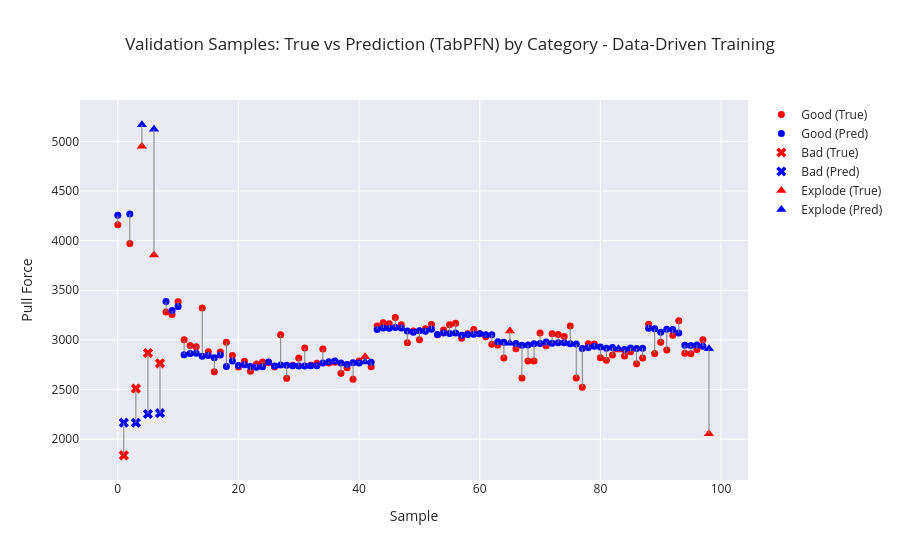

Notebook source saved alongside this figure:
### Markdown cell above
# Check Validation Data

### Code cell
# Category array (must be aligned with y_dev)
categories = dev_df.groupby("Sample ID")["Category"].first().values

plot_visualizer(
    true_vals=y_dev,
    pred_vals=predictions,
    categories=categories,
    title=f"Validation Samples: True vs Prediction ({model}) by Category - Data-Driven Training"
)

### Figure 1 — Plotly figure (JSON) as saved in the notebook; plotly's stock layout.template omitted (floating-point values rounded to 4 significant figures)
{"data": [{"marker": {"color": "red", "size": 7, "symbol": "circle"}, "mode": "markers", "name": "Good (True)", "type": "scatter", "x": [0, 2, 8, 9, 10, 11, 12, 13, 14, 15, 16, 17, 18, 19, 20, 21, 22, 23, 24, 25, 26, 27, 28, 29, 30, 31, 32, 33, 34, 35, 36, 37, 38, 39, 40, 42, 43, 44, 45, 46, 47, 48, 49, 50, 51, 52, 53, 54, 55, 56, 57, 58, 59, 60, 61, 62, 63, 64, 66, 67, 68, 69, 70, 71, 72, 73, 74, 75, 76, 77, 78, 79, 80, 81, 82, 84, 85, 86, 87, 88, 89, 90, 91, 92, 93, 94, 95, 96, 97], "y": [4161.0, 3970.0, 3281.0, 3256.0, 3385.0, 3002.0, 2944.0, 2932.0, 3321.0, 2882.0, 2679.0, 2877.0, 2976.0, 2843.0, 2727.0, 2784.0, 2683.0, 2758.0, 2778.0, 2770.0, 2726.0, 3052.0, 2614.0, 2744.0, 2816.0, 2919.0, 2744.0, 2765.0, 2909.0, 2766.0, 2775.0, 2665.0, 2720.0, 2604.0, 2787.0, 2730.0, 3141.0, 3173.0, 3163.0, 3227.0, 3152.0, 2970.0, 3089.0, 3002.0, 3113.0, 3156.0, 3051.0, 3099.0, 3153.0, 3169.0, 3017.0, 3061.0, 3105.0, 3062.0, 3031.0, 2956.0, 2948.0, 2818.0, 2910.0, 2617.0, 2787.0, 2788.0, 3070.0, 2940.0, 3061.0, 3054.0, 3033.0, 3139.0, 2617.0, 2522.0, 2961.0, 2958.0, 2821.0, 2796.0, 2849.0, 2837.0, 2880.0, 2760.0, 2818.0, 3159.0, 2864.0, 2977.0, 2898.0, 3048.0, 3193.0, 2866.0, 2861.0, 2903.0, 3001.0]}, {"marker": {"color": "blue", "size": 7, "symbol": "circle"}, "mode": "markers", "name": "Good (Pred)", "type": "scatter", "x": [0, 2, 8, 9, 10, 11, 12, 13, 14, 15, 16, 17, 18, 19, 20, 21, 22, 23, 24, 25, 26, 27, 28, 29, 30, 31, 32, 33, 34, 35, 36, 37, 38, 39, 40, 42, 43, 44, 45, 46, 47, 48, 49, 50, 51, 52, 53, 54, 55, 56, 57, 58, 59, 60, 61, 62, 63, 64, 66, 67, 68, 69, 70, 71, 72, 73, 74, 75, 76, 77, 78, 79, 80, 81, 82, 84, 85, 86, 87, 88, 89, 90, 91, 92, 93, 94, 95, 96, 97], "y": [4255.0, 4270.0, 3386.0, 3295.0, 3337.0, 2851.0, 2863.0, 2866.0, 2836.0, 2843.0, 2820.0, 2849.0, 2733.0, 2787.0, 2742.0, 2749.0, 2731.0, 2724.0, 2730.0, 2777.0, 2737.0, 2748.0, 2745.0, 2741.0, 2737.0, 2737.0, 2739.0, 2741.0, 2767.0, 2779.0, 2788.0, 2767.0, 2752.0, 2771.0, 2767.0, 2775.0, 3106.0, 3120.0, 3118.0, 3125.0, 3121.0, 3090.0, 3077.0, 3092.0, 3086.0, 3107.0, 3055.0, 3071.0, 3064.0, 3069.0, 3046.0, 3055.0, 3057.0, 3062.0, 3052.0, 3051.0, 2981.0, 2975.0, 2963.0, 2945.0, 2948.0, 2962.0, 2963.0, 2979.0, 2966.0, 2970.0, 2972.0, 2960.0, 2958.0, 2914.0, 2923.0, 2935.0, 2928.0, 2916.0, 2924.0, 2904.0, 2920.0, 2913.0, 2917.0, 3118.0, 3112.0, 3078.0, 3108.0, 3105.0, 3070.0, 2945.0, 2942.0, 2948.0, 2937.0]}, {"marker": {"color": "red", "size": 9, "symbol": "x"}, "mode": "markers", "name": "Bad (True)", "type": "scatter", "x": [1, 3, 5, 7], "y": [1836.0, 2510.0, 2867.0, 2764.0]}, {"marker": {"color": "blue", "size": 9, "symbol": "x"}, "mode": "markers", "name": "Bad (Pred)", "type": "scatter", "x": [1, 3, 5, 7], "y": [2166.0, 2165.0, 2254.0, 2262.0]}, {"marker": {"color": "red", "size": 9, "symbol": "triangle-up"}, "mode": "markers", "name": "Explode (True)", "type": "scatter", "x": [4, 6, 41, 65, 83, 98], "y": [4952.0, 3856.0, 2830.0, 3089.0, 2899.0, 2054.0]}, {"marker": {"color": "blue", "size": 9, "symbol": "triangle-up"}, "mode": "markers", "name": "Explode (Pred)", "type": "scatter", "x": [4, 6, 41, 65, 83, 98], "y": [5169.0, 5122.0, 2778.0, 2966.0, 2910.0, 2912.0]}, {"line": {"color": "gray", "width": 1}, "mode": "lines", "showlegend": false, "type": "scatter", "x": [0, 0], "y": [4161.0, 4255.0]}, {"line": {"color": "gray", "width": 1}, "mode": "lines", "showlegend": false, "type": "scatter", "x": [1, 1], "y": [1836.0, 2166.0]}, {"line": {"color": "gray", "width": 1}, "mode": "lines", "showlegend": false, "type": "scatter", "x": [2, 2], "y": [3970.0, 4270.0]}, {"line": {"color": "gray", "width": 1}, "mode": "lines", "showlegend": false, "type": "scatter", "x": [3, 3], "y": [2510.0, 2165.0]}, {"line": {"color": "gray", "width": 1}, "mode": "lines", "showlegend": false, "type": "scatter", "x": [4, 4], "y": [4952, 5169.0]}, {"line": {"color": "gray", "width": 1}, "mode": "lines", "showlegend": false, "type": "scatter", "x": [5, 5], "y": [2867.0, 2254.0]}, {"line": {"color": "gray", "width": 1}, "mode": "lines", "showlegend": false, "type": "scatter", "x": [6, 6], "y": [3856.0, 5122.0]}, {"line": {"color": "gray", "width": 1}, "mode": "lines", "showlegend": false, "type": "scatter", "x": [7, 7], "y": [2764.0, 2262.0]}, {"line": {"color": "gray", "width": 1}, "mode": "lines", "showlegend": false, "type": "scatter", "x": [8, 8], "y": [3281.0, 3386.0]}, {"line": {"color": "gray", "width": 1}, "mode": "lines", "showlegend": false, "type": "scatter", "x": [9, 9], "y": [3256.0, 3295.0]}, {"line": {"color": "gray", "width": 1}, "mode": "lines", "showlegend": false, "type": "scatter", "x": [10, 10], "y": [3385.0, 3337.0]}, {"line": {"color": "gray", "width": 1}, "mode": "lines", "showlegend": false, "type": "scatter", "x": [11, 11], "y": [3002.0, 2851.0]}, {"line": {"color": "gray", "width": 1}, "mode": "lines", "showlegend": false, "type": "scatter", "x": [12, 12], "y": [2944.0, 2863.0]}, {"line": {"color": "gray", "width": 1}, "mode": "lines", "showlegend": false, "type": "scatter", "x": [13, 13], "y": [2932.0, 2866.0]}, {"line": {"color": "gray", "width": 1}, "mode": "lines", "showlegend": false, "type": "scatter", "x": [14, 14], "y": [3321.0, 2836.0]}, {"line": {"color": "gray", "width": 1}, "mode": "lines", "showlegend": false, "type": "scatter", "x": [15, 15], "y": [2882.0, 2843.0]}, {"line": {"color": "gray", "width": 1}, "mode": "lines", "showlegend": false, "type": "scatter", "x": [16, 16], "y": [2679.0, 2820.0]}, {"line": {"color": "gray", "width": 1}, "mode": "lines", "showlegend": false, "type": "scatter", "x": [17, 17], "y": [2877.0, 2849.0]}, {"line": {"color": "gray", "width": 1}, "mode": "lines", "showlegend": false, "type": "scatter", "x": [18, 18], "y": [2976.0, 2733.0]}, {"line": {"color": "gray", "width": 1}, "mode": "lines", "showlegend": false, "type": "scatter", "x": [19, 19], "y": [2843.0, 2787.0]}, {"line": {"color": "gray", "width": 1}, "mode": "lines", "showlegend": false, "type": "scatter", "x": [20, 20], "y": [2727.0, 2742.0]}, {"line": {"color": "gray", "width": 1}, "mode": "lines", "showlegend": false, "type": "scatter", "x": [21, 21], "y": [2784.0, 2749.0]}, {"line": {"color": "gray", "width": 1}, "mode": "lines", "showlegend": false, "type": "scatter", "x": [22, 22], "y": [2683.0, 2731.0]}, {"line": {"color": "gray", "width": 1}, "mode": "lines", "showlegend": false, "type": "scatter", "x": [23, 23], "y": [2758.0, 2724.0]}, {"line": {"color": "gray", "width": 1}, "mode": "lines", "showlegend": false, "type": "scatter", "x": [24, 24], "y": [2778.0, 2730.0]}, {"line": {"color": "gray", "width": 1}, "mode": "lines", "showlegend": false, "type": "scatter", "x": [25, 25], "y": [2770, 2777.0]}, {"line": {"color": "gray", "width": 1}, "mode": "lines", "showlegend": false, "type": "scatter", "x": [26, 26], "y": [2726.0, 2737.0]}, {"line": {"color": "gray", "width": 1}, "mode": "lines", "showlegend": false, "type": "scatter", "x": [27, 27], "y": [3052.0, 2748.0]}, {"line": {"color": "gray", "width": 1}, "mode": "lines", "showlegend": false, "type": "scatter", "x": [28, 28], "y": [2614.0, 2745.0]}, {"line": {"color": "gray", "width": 1}, "mode": "lines", "showlegend": false, "type": "scatter", "x": [29, 29], "y": [2744.0, 2741.0]}, {"line": {"color": "gray", "width": 1}, "mode": "lines", "showlegend": false, "type": "scatter", "x": [30, 30], "y": [2816.0, 2737.0]}, {"line": {"color": "gray", "width": 1}, "mode": "lines", "showlegend": false, "type": "scatter", "x": [31, 31], "y": [2919.0, 2737.0]}, {"line": {"color": "gray", "width": 1}, "mode": "lines", "showlegend": false, "type": "scatter", "x": [32, 32], "y": [2744.0, 2739.0]}, {"line": {"color": "gray", "width": 1}, "mode": "lines", "showlegend": false, "type": "scatter", "x": [33, 33], "y": [2765, 2741.0]}, {"line": {"color": "gray", "width": 1}, "mode": "lines", "showlegend": false, "type": "scatter", "x": [34, 34], "y": [2909.0, 2767.0]}, {"line": {"color": "gray", "width": 1}, "mode": "lines", "showlegend": false, "type": "scatter", "x": [35, 35], "y": [2766.0, 2779.0]}, {"line": {"color": "gray", "width": 1}, "mode": "lines", "showlegend": false, "type": "scatter", "x": [36, 36], "y": [2775.0, 2788.0]}, {"line": {"color": "gray", "width": 1}, "mode": "lines", "showlegend": false, "type": "scatter", "x": [37, 37], "y": [2665.0, 2767.0]}, {"line": {"color": "gray", "width": 1}, "mode": "lines", "showlegend": false, "type": "scatter", "x": [38, 38], "y": [2720.0, 2752.0]}, {"line": {"color": "gray", "width": 1}, "mode": "lines", "showlegend": false, "type": "scatter", "x": [39, 39], "y": [2604.0, 2771.0]}, {"line": {"color": "gray", "width": 1}, "mode": "lines", "showlegend": false, "type": "scatter", "x": [40, 40], "y": [2787.0, 2767.0]}, {"line": {"color": "gray", "width": 1}, "mode": "lines", "showlegend": false, "type": "scatter", "x": [41, 41], "y": [2830.0, 2778.0]}, {"line": {"color": "gray", "width": 1}, "mode": "lines", "showlegend": false, "type": "scatter", "x": [42, 42], "y": [2730.0, 2775.0]}, {"line": {"color": "gray", "width": 1}, "mode": "lines", "showlegend": false, "type": "scatter", "x": [43, 43], "y": [3141.0, 3106.0]}, {"line": {"color": "gray", "width": 1}, "mode": "lines", "showlegend": false, "type": "scatter", "x": [44, 44], "y": [3173.0, 3120.0]}, {"line": {"color": "gray", "width": 1}, "mode": "lines", "showlegend": false, "type": "scatter", "x": [45, 45], "y": [3163.0, 3118.0]}, {"line": {"color": "gray", "width": 1}, "mode": "lines", "showlegend": false, "type": "scatter", "x": [46, 46], "y": [3227.0, 3125.0]}, {"line": {"color": "gray", "width": 1}, "mode": "lines", "showlegend": false, "type": "scatter", "x": [47, 47], "y": [3152, 3121.0]}, {"line": {"color": "gray", "width": 1}, "mode": "lines", "showlegend": false, "type": "scatter", "x": [48, 48], "y": [2970.0, 3090.0]}, {"line": {"color": "gray", "width": 1}, "mode": "lines", "showlegend": false, "type": "scatter", "x": [49, 49], "y": [3089.0, 3077.0]}, {"line": {"color": "gray", "width": 1}, "mode": "lines", "showlegend": false, "type": "scatter", "x": [50, 50], "y": [3002.0, 3092.0]}, {"line": {"color": "gray", "width": 1}, "mode": "lines", "showlegend": false, "type": "scatter", "x": [51, 51], "y": [3113.0, 3086.0]}, {"line": {"color": "gray", "width": 1}, "mode": "lines", "showlegend": false, "type": "scatter", "x": [52, 52], "y": [3156.0, 3107.0]}, {"line": {"color": "gray", "width": 1}, "mode": "lines", "showlegend": false, "type": "scatter", "x": [53, 53], "y": [3051.0, 3055.0]}, {"line": {"color": "gray", "width": 1}, "mode": "lines", "showlegend": false, "type": "scatter", "x": [54, 54], "y": [3099.0, 3071.0]}, {"line": {"color": "gray", "width": 1}, "mode": "lines", "showlegend": false, "type": "scatter", "x": [55, 55], "y": [3153.0, 3064.0]}, {"line": {"color": "gray", "width": 1}, "mode": "lines", "showlegend": false, "type": "scatter", "x": [56, 56], "y": [3169.0, 3069.0]}, {"line": {"color": "gray", "width": 1}, "mode": "lines", "showlegend": false, "type": "scatter", "x": [57, 57], "y": [3017.0, 3046.0]}, {"line": {"color": "gray", "width": 1}, "mode": "lines", "showlegend": false, "type": "scatter", "x": [58, 58], "y": [3061.0, 3055.0]}, {"line": {"color": "gray", "width": 1}, "mode": "lines", "showlegend": false, "type": "scatter", "x": [59, 59], "y": [3105.0, 3057.0]}, {"line": {"color": "gray", "width": 1}, "mode": "lines", "showlegend": false, "type": "scatter", "x": [60, 60], "y": [3062.0, 3062.0]}, {"line": {"color": "gray", "width": 1}, "mode": "lines", "showlegend": false, "type": "scatter", "x": [61, 61], "y": [3031.0, 3052.0]}, {"line": {"color": "gray", "width": 1}, "mode": "lines", "showlegend": false, "type": "scatter", "x": [62, 62], "y": [2956.0, 3051.0]}, {"line": {"color": "gray", "width": 1}, "mode": "lines", "showlegend": false, "type": "scatter", "x": [63, 63], "y": [2948, 2981.0]}, {"line": {"color": "gray", "width": 1}, "mode": "lines", "showlegend": false, "type": "scatter", "x": [64, 64], "y": [2818.0, 2975.0]}, {"line": {"color": "gray", "width": 1}, "mode": "lines", "showlegend": false, "type": "scatter", "x": [65, 65], "y": [3089.0, 2966.0]}, {"line": {"color": "gray", "width": 1}, "mode": "lines", "showlegend": false, "type": "scatter", "x": [66, 66], "y": [2910.0, 2963.0]}, {"line": {"color": "gray", "width": 1}, "mode": "lines", "showlegend": false, "type": "scatter", "x": [67, 67], "y": [2617.0, 2945.0]}, {"line": {"color": "gray", "width": 1}, "mode": "lines", "showlegend": false, "type": "scatter", "x": [68, 68], "y": [2787.0, 2948.0]}, {"line": {"color": "gray", "width": 1}, "mode": "lines", "showlegend": false, "type": "scatter", "x": [69, 69], "y": [2788.0, 2962.0]}, {"line": {"color": "gray", "width": 1}, "mode": "lines", "showlegend": false, "type": "scatter", "x": [70, 70], "y": [3070.0, 2963.0]}, {"line": {"color": "gray", "width": 1}, "mode": "lines", "showlegend": false, "type": "scatter", "x": [71, 71], "y": [2940.0, 2979.0]}, {"line": {"color": "gray", "width": 1}, "mode": "lines", "showlegend": false, "type": "scatter", "x": [72, 72], "y": [3061.0, 2966.0]}, {"line": {"color": "gray", "width": 1}, "mode": "lines", "showlegend": false, "type": "scatter", "x": [73, 73], "y": [3054.0, 2970.0]}, {"line": {"color": "gray", "width": 1}, "mode": "lines", "showlegend": false, "type": "scatter", "x": [74, 74], "y": [3033, 2972.0]}, {"line": {"color": "gray", "width": 1}, "mode": "lines", "showlegend": false, "type": "scatter", "x": [75, 75], "y": [3139.0, 2960.0]}, {"line": {"color": "gray", "width": 1}, "mode": "lines", "showlegend": false, "type": "scatter", "x": [76, 76], "y": [2617.0, 2958.0]}, {"line": {"color": "gray", "width": 1}, "mode": "lines", "showlegend": false, "type": "scatter", "x": [77, 77], "y": [2522.0, 2914.0]}, {"line": {"color": "gray", "width": 1}, "mode": "lines", "showlegend": false, "type": "scatter", "x": [78, 78], "y": [2961.0, 2923.0]}, {"line": {"color": "gray", "width": 1}, "mode": "lines", "showlegend": false, "type": "scatter", "x": [79, 79], "y": [2958.0, 2935.0]}, {"line": {"color": "gray", "width": 1}, "mode": "lines", "showlegend": false, "type": "scatter", "x": [80, 80], "y": [2821.0, 2928.0]}, {"line": {"color": "gray", "width": 1}, "mode": "lines", "showlegend": false, "type": "scatter", "x": [81, 81], "y": [2796.0, 2916.0]}, {"line": {"color": "gray", "width": 1}, "mode": "lines", "showlegend": false, "type": "scatter", "x": [82, 82], "y": [2849.0, 2924.0]}, {"line": {"color": "gray", "width": 1}, "mode": "lines", "showlegend": false, "type": "scatter", "x": [83, 83], "y": [2899, 2910.0]}, {"line": {"color": "gray", "width": 1}, "mode": "lines", "showlegend": false, "type": "scatter", "x": [84, 84], "y": [2837.0, 2904.0]}, {"line": {"color": "gray", "width": 1}, "mode": "lines", "showlegend": false, "type": "scatter", "x": [85, 85], "y": [2880.0, 2920.0]}, {"line": {"color": "gray", "width": 1}, "mode": "lines", "showlegend": false, "type": "scatter", "x": [86, 86], "y": [2760.0, 2913.0]}, {"line": {"color": "gray", "width": 1}, "mode": "lines", "showlegend": false, "type": "scatter", "x": [87, 87], "y": [2818.0, 2917.0]}, {"line": {"color": "gray", "width": 1}, "mode": "lines", "showlegend": false, "type": "scatter", "x": [88, 88], "y": [3159.0, 3118.0]}, {"line": {"color": "gray", "width": 1}, "mode": "lines", "showlegend": false, "type": "scatter", "x": [89, 89], "y": [2864.0, 3112.0]}, {"line": {"color": "gray", "width": 1}, "mode": "lines", "showlegend": false, "type": "scatter", "x": [90, 90], "y": [2977.0, 3078.0]}, {"line": {"color": "gray", "width": 1}, "mode": "lines", "showlegend": false, "type": "scatter", "x": [91, 91], "y": [2898.0, 3108.0]}, {"line": {"color": "gray", "width": 1}, "mode": "lines", "showlegend": false, "type": "scatter", "x": [92, 92], "y": [3048.0, 3105.0]}, {"line": {"color": "gray", "width": 1}, "mode": "lines", "showlegend": false, "type": "scatter", "x": [93, 93], "y": [3193.0, 3070.0]}, {"line": {"color": "gray", "width": 1}, "mode": "lines", "showlegend": false, "type": "scatter", "x": [94, 94], "y": [2866.0, 2945.0]}, {"line": {"color": "gray", "width": 1}, "mode": "lines", "showlegend": false, "type": "scatter", "x": [95, 95], "y": [2861.0, 2942.0]}, {"line": {"color": "gray", "width": 1}, "mode": "lines", "showlegend": false, "type": "scatter", "x": [96, 96], "y": [2903.0, 2948.0]}, {"line": {"color": "gray", "width": 1}, "mode": "lines", "showlegend": false, "type": "scatter", "x": [97, 97], "y": [3001.0, 2937.0]}, {"line": {"color": "gray", "width": 1}, "mode": "lines", "showlegend": false, "type": "scatter", "x": [98, 98], "y": [2054.0, 2912.0]}], "layout": {"title": {"text": "Validation Samples: True vs Prediction (TabPFN) by Category - Data-Driven Training"}, "xaxis": {"title": {"text": "Sample"}}, "yaxis": {"title": {"text": "Pull Force"}}}}
